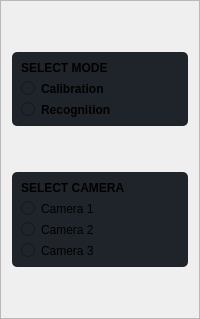
     <widget class="QFrame" name="modeMenu">
      <property name="frameShape">
       <enum>QFrame::StyledPanel</enum>
      </property>
      <property name="frameShadow">
       <enum>QFrame::Raised</enum>
      </property>
      <layout class="QVBoxLayout" name="verticalLayout_20">
       <item>
        <spacer name="verticalSpacer_3">
         <property name="orientation">
          <enum>Qt::Vertical</enum>
         </property>
         <property name="sizeHint" stdset="0">
          <size>
           <width>20</width>
           <height>40</height>
          </size>
         </property>
        </spacer>
       </item>
       <item>
        <widget class="QFrame" name="frame_selecrtMode">
         <property name="styleSheet">
          <string notr="true">background-color: rgb(31, 35, 42);
border-radius: 5px;</string>
         </property>
         <property name="frameShape">
          <enum>QFrame::StyledPanel</enum>
         </property>
         <property name="frameShadow">
          <enum>QFrame::Raised</enum>
         </property>
         <layout class="QVBoxLayout" name="verticalLayout_39">
          <item>
           <widget class="QLabel" name="label_2">
            <property name="font">
             <font>
              <weight>75</weight>
              <italic>false</italic>
              <bold>true</bold>
              <underline>false</underline>
              <strikeout>false</strikeout>
             </font>
            </property>
            <property name="text">
             <string>SELECT MODE</string>
            </property>
           </widget>
          </item>
          <item>
           <widget class="QRadioButton" name="radioButton_calibration">
            <property name="font">
             <font>
              <weight>75</weight>
              <bold>true</bold>
             </font>
            </property>
            <property name="text">
             <string>Calibration</string>
            </property>
           </widget>
          </item>
          <item>
           <widget class="QRadioButton" name="radioButton_recognition">
            <property name="font">
             <font>
              <weight>75</weight>
              <bold>true</bold>
             </font>
            </property>
            <property name="text">
             <string>Recognition</string>
            </property>
           </widget>
          </item>
         </layout>
        </widget>
       </item>
       <item>
        <spacer name="verticalSpacer_2">
         <property name="orientation">
          <enum>Qt::Vertical</enum>
         </property>
         <property name="sizeHint" stdset="0">
          <size>
           <width>20</width>
           <height>40</height>
          </size>
         </property>
        </spacer>
       </item>
       <item>
        <widget class="QFrame" name="frame_selectCamera">
         <property name="styleSheet">
          <string notr="true">background-color: rgb(31, 35, 42);
border-radius: 5px;</string>
         </property>
         <property name="frameShape">
          <enum>QFrame::StyledPanel</enum>
         </property>
         <property name="frameShadow">
          <enum>QFrame::Raised</enum>
         </property>
         <layout class="QVBoxLayout" name="verticalLayout_30" stretch="0,0,1,0">
          <item>
           <widget class="QLabel" name="label">
            <property name="font">
             <font>
              <weight>75</weight>
              <bold>true</bold>
             </font>
            </property>
            <property name="text">
             <string>SELECT CAMERA</string>
            </property>
            <property name="textFormat">
             <enum>Qt::AutoText</enum>
            </property>
           </widget>
          </item>
          <item>
           <widget class="QRadioButton" name="radioButton_camera1">
            <property name="text">
             <string>Camera 1</string>
            </property>
           </widget>
          </item>
          <item>
           <widget class="QRadioButton" name="radioButton_camera2">
            <property name="text">
             <string>Camera 2</string>
            </property>
           </widget>
          </item>
          <item>
           <widget class="QRadioButton" name="radioButton_camera3">
            <property name="text">
             <string>Camera 3</string>
            </property>
           </widget>
          </item>
         </layout>
        </widget>
       </item>
       <item>
        <spacer name="verticalSpacer">
         <property name="orientation">
          <enum>Qt::Vertical</enum>
         </property>
         <property name="sizeHint" stdset="0">
          <size>
           <width>20</width>
           <height>40</height>
          </size>
         </property>
        </spacer>
       </item>
      </layout>
     </widget>
